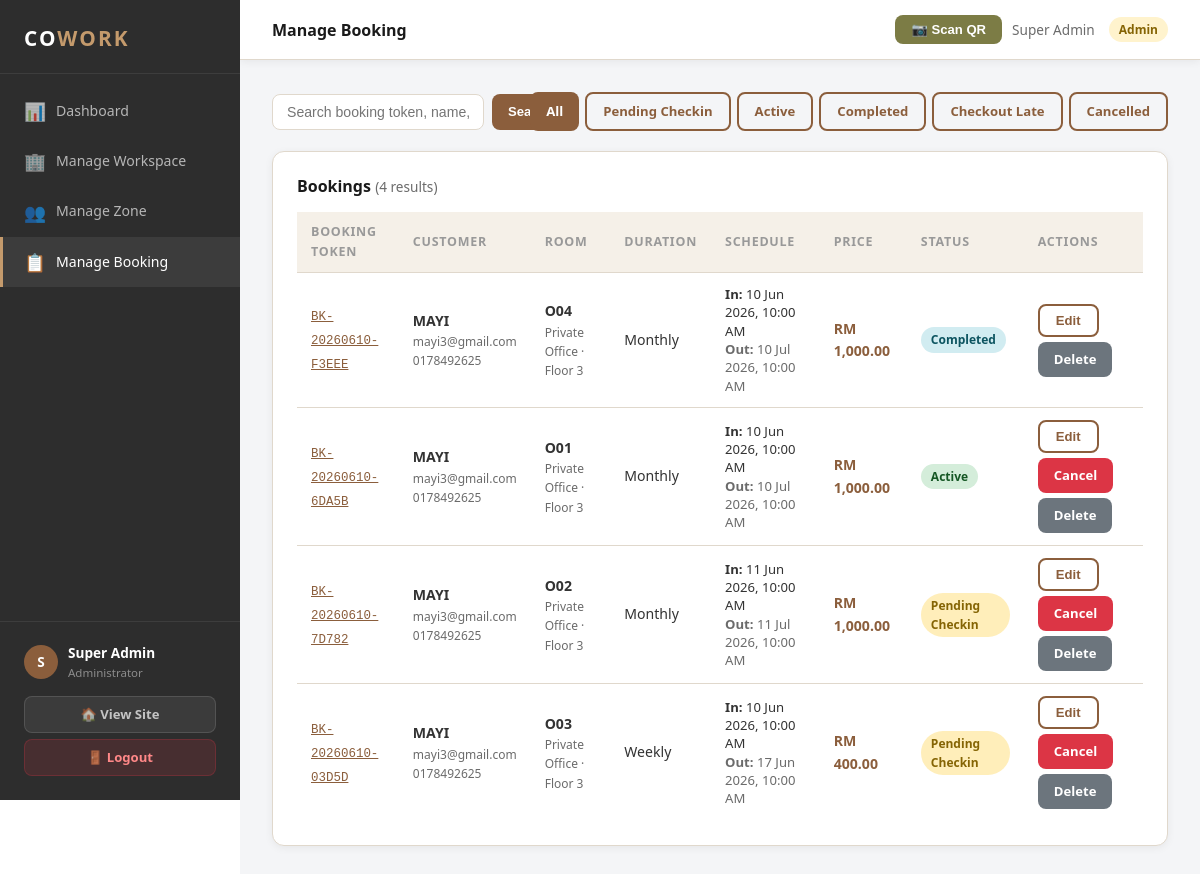
Page /manage_booking.php (signed in) on the earlier database version.
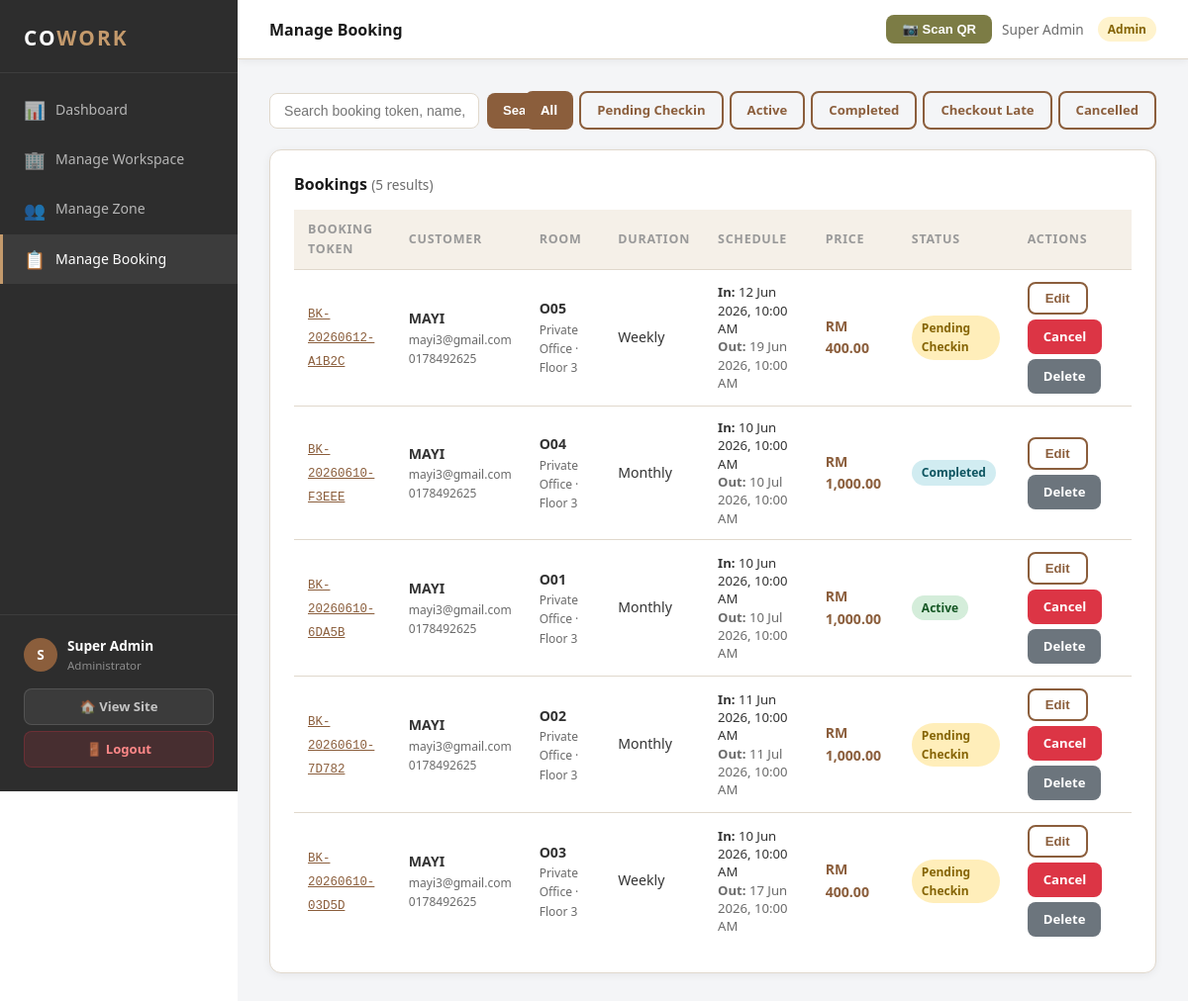
Same page on the later database version.
### tables this page shows
CREATE TABLE `booking` (
  `booking_id` int(11) NOT NULL,
  `customer_id` int(11) NOT NULL,
  `workspace_id` int(11) NOT NULL,
  `staff_id` int(11) DEFAULT NULL,
  `booking_date` date NOT NULL,
  `booking_token` varchar(50) NOT NULL,
  `status` enum('pending checkin','active','completed','checkout late','cancelled') DEFAULT 'pending checkin',
  `start_time` datetime NOT NULL,
  `end_time` datetime NOT NULL,
  `checkin_time` datetime DEFAULT NULL,
  `checkout_time` datetime DEFAULT NULL,
  `booking_type` enum('slot','week','month','year') NOT NULL DEFAULT 'slot',
  `total_price` decimal(10,2) NOT NULL DEFAULT 0.00,
  `notes` text DEFAULT NULL,
  `created_at` datetime DEFAULT current_timestamp(),
  `updated_at` datetime DEFAULT current_timestamp() ON UPDATE current_timestamp()
);

CREATE TABLE `customer` (
  `customer_id` int(11) NOT NULL,
  `fullname` varchar(100) NOT NULL,
  `email` varchar(100) NOT NULL,
  `password` varchar(255) NOT NULL,
  `phone` varchar(15) NOT NULL,
  `status` enum('active','suspended') DEFAULT 'active',
  `created_at` datetime DEFAULT current_timestamp(),
  `updated_at` datetime DEFAULT current_timestamp() ON UPDATE current_timestamp()
);

CREATE TABLE `workspace` (
  `workspace_id` int(11) NOT NULL,
  `zone_id` int(11) NOT NULL,
  `workspace_name` varchar(10) NOT NULL,
  `capacity` int(11) NOT NULL DEFAULT 1,
  `status` varchar(20) NOT NULL DEFAULT 'available',
  `added_by` int(11) DEFAULT NULL,
  `created_at` datetime DEFAULT current_timestamp(),
  `updated_at` datetime DEFAULT current_timestamp() ON UPDATE current_timestamp()
);

CREATE TABLE `zone` (
  `zone_id` int(11) NOT NULL,
  `zone_name` varchar(50) NOT NULL,
  `description` text DEFAULT NULL,
  `floor` tinyint(4) NOT NULL DEFAULT 1,
  `capacity` tinyint(4) NOT NULL DEFAULT 1,
  `price_slot` decimal(10,2) DEFAULT NULL COMMENT 'price per 4-hr slot',
  `price_week` decimal(10,2) DEFAULT NULL,
  `price_month` decimal(10,2) DEFAULT NULL,
  `price_year` decimal(10,2) DEFAULT NULL
);

### manage_booking.php (the view, shortened to what the changed rows need)
<?php
require_once 'db.php';
mysqli_query($conn, "
    UPDATE booking
    SET status = 'completed',
        notes = TRIM(CONCAT(IFNULL(notes, ''), '\n[System: Automatically completed - No check-in recorded by slot end time.]'))
    WHERE status = 'pending checkin'
      AND end_time < NOW()
");
$allowedFilters = ['all', 'pending checkin', 'active', 'completed', 'checkout late', 'cancelled'];
$filter = in_array($_GET['filter'] ?? '', $allowedFilters) ? ($_GET['filter'] ?? 'all') : 'all';
$search = trim($_GET['search'] ?? '');
$workspace_id = isset($_GET['workspace_id']) && is_numeric($_GET['workspace_id']) ? (int)$_GET['workspace_id'] : 0;
$where = "WHERE 1=1";
$bookings = mysqli_fetch_all(mysqli_query($conn,
    "SELECT b.booking_id  AS id,
            b.booking_token AS booking_code,
            b.booking_type,
            b.start_time   AS start_datetime,
            b.end_time     AS end_datetime,
            b.total_price,
            b.status,
            b.notes,
            b.created_at,
            c.fullname, c.email, c.phone,
            w.workspace_name AS room_number,
            z.zone_name  AS room_type,
            z.floor
     FROM booking b
     JOIN customer  c ON b.customer_id  = c.customer_id
     JOIN workspace w ON b.workspace_id = w.workspace_id
     JOIN zone      z ON w.zone_id      = z.zone_id
     $where
     ORDER BY b.created_at DESC"), MYSQLI_ASSOC);
$durLabel = ['slot'=>'4-hr Slot','week'=>'Weekly','month'=>'Monthly','year'=>'Yearly'];
?>
<!DOCTYPE html>
<html lang="en">
<head>
<link rel="stylesheet" href="style.css">
</head>
<body>
<div class="admin-wrapper">
  <div class="admin-main">
    <div class="admin-content">
      <div class="filter-bar">
        <div style="display:flex;gap:6px;flex-wrap:wrap">
          <?php foreach ($allowedFilters as $f): ?>
          <a href="?filter=<?= $f ?>&search=<?= urlencode($search) ?><?= $workspace_id ? '&workspace_id='.$workspace_id : '' ?>"
            class="btn btn-sm <?= $filter===$f ? 'btn-primary' : 'btn-outline' ?>">
            <?= ucwords($f) ?>
          </a>
          <?php endforeach; ?>
        </div>
      </div>
      <div class="admin-table-wrap">
        <h3 style="margin-bottom:16px">
          Bookings
          <span style="font-weight:400;font-size:0.85rem;color:var(--text-muted)">
            (<?= count($bookings) ?> result<?= count($bookings)!==1?'s':'' ?>)
          </span>
        </h3>
        <?php if (empty($bookings)): ?>
          <p style="text-align:center;padding:30px;color:var(--text-muted)">No bookings found.</p>
        <?php else: ?>
        <table>
          <thead>
            <tr>
              <th>Booking Token</th>
              <th>Customer</th>
              <th>Room</th>
              <th>Duration</th>
              <th>Schedule</th>
              <th>Price</th>
              <th>Status</th>
              <th>Actions</th>
            </tr>
          </thead>
          <tbody>
            <?php foreach ($bookings as $b): ?>
            <tr>
              <td>
                <span style="font-family:monospace;font-size:0.78rem;color:var(--brown);
                             cursor:pointer;text-decoration:underline"
                      onclick="showQR('<?= htmlspecialchars($b['booking_code']) ?>')">
                  <?= htmlspecialchars($b['booking_code']) ?>
                </span>
              </td>
              <td>
                <div style="font-weight:600;font-size:0.88rem"><?= htmlspecialchars($b['fullname']) ?></div>
                <div style="font-size:0.75rem;color:var(--text-muted)"><?= htmlspecialchars($b['email']) ?></div>
                <div style="font-size:0.75rem;color:var(--text-muted)"><?= htmlspecialchars($b['phone']) ?></div>
              </td>
              <td>
                <div style="font-weight:600"><?= htmlspecialchars($b['room_number']) ?></div>
                <div style="font-size:0.75rem;color:var(--text-muted)"><?= htmlspecialchars($b['room_type']) ?> · Floor <?= $b['floor'] ?></div>
              </td>
              <td><?= $durLabel[$b['booking_type']] ?? $b['booking_type'] ?></td>
              <td style="font-size:0.82rem; line-height:1.4">
                <div><strong>In:</strong> <?= date('d M Y, h:i A', strtotime($b['start_datetime'])) ?></div>
                <div style="color:var(--text-muted);"><strong>Out:</strong> <?= date('d M Y, h:i A', strtotime($b['end_datetime'])) ?></div>
              </td>
              <td style="font-weight:700;color:var(--brown)">RM <?= number_format($b['total_price'], 2) ?></td>
              <td>
                <?php
                $displayStatus = $b['status'];
                $badgeClass = str_replace(' ', '-', $b['status']);
                ?>
                <span class="badge badge-<?= $badgeClass ?>"><?= ucwords($displayStatus) ?></span>
              </td>
              <td>
                <div style="display:flex;gap:5px;flex-wrap:wrap">
                  <button class="btn btn-sm btn-outline"
                    onclick="openEdit(<?= htmlspecialchars(json_encode($b)) ?>)">Edit</button>
                  <?php
                  if ($b['status'] === 'pending checkin' || ($b['status'] === 'active' && time() <= strtotime($b['end_datetime']))):
                  ?>
                    <a href="?cancel=<?= $b['id'] ?>&filter=<?= $filter ?>"
                       class="btn btn-sm btn-danger"
                       onclick="return confirm('Cancel booking <?= htmlspecialchars($b['booking_code']) ?>?')">
                       Cancel
                    </a>
                  <?php endif; ?>
                  <a href="?delete=<?= $b['id'] ?>&filter=<?= $filter ?>"
                     class="btn btn-sm"
                     style="background:#6c757d;color:#fff"
                     onclick="return confirm('Permanently delete this booking? This cannot be undone.')">
                     Delete
                  </a>
                </div>
              </td>
            </tr>
            <?php endforeach; ?>
          </tbody>
        </table>
        <?php endif; ?>
      </div>
    </div>
  </div>
</div>
</body>
</html>

Differences in the rows shown:
added booking: booking_token "BK-20260612-A1B2C", customer.fullname "MAYI", customer.email "mayi3@gmail.com", customer.phone "0178492625", workspace.workspace_name "O05", zone.zone_name "Private Office", zone.floor "3", booking_type "Weekly", start_time "12 Jun 2026, 10:00 AM", end_time "19 Jun 2026, 10:00 AM", total_price "400.00", status "Pending Checkin"
Other differences:
count($bookings): "4" → "5"
